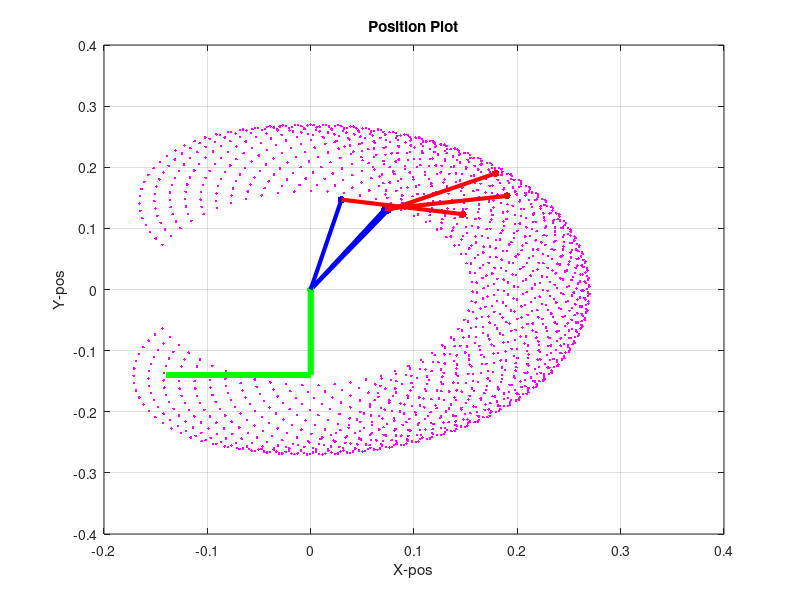

Here is the MATLAB script that generated this plot: (Note: this script raises an error after producing the figure.)
function tdof
   %pkg load instrument-control
   clear
   clc
   
   serialport = 'COM57';
   baudrade = '115200';
   ptitle = 'Serial Data';
   delay = 0.0001;
   
   theta1 = (-1.91986):0.1:(1.91986);
   theta2 = (-1.91986):0.1:(1.91986);
   
   [theta1, theta2] = meshgrid(theta1, theta2);
   markersize = 16;
   l0 = 0.14;
   l1 = 0.15;
   l2 = 0.12;
   a1 = pi/3;
   a2 = -pi/6;
   
   function [x1, y1, x2, y2] = forkin(a1, a2, l1, l2)
     x1 = l1*cos(a1);
     y1 = l1*sin(a1);
     x2 = l1*cos(a1) + l2*cos(a1+a2);
     y2 = l1*sin(a1) + l2*sin(a1+a2);
   end
   [x1, y1, x2, y2] = forkin(theta1, theta2, l1, l2);
   
   plot(x2, y2,'.m');
   %axis([-l0 (l1+l2) -l0 (l1+l2)])
   grid('on')
   title('Position Plot')
   xlabel('X-pos')
   ylabel('Y-pos')
   hold on;
   [x1, y1, x2, y2] = forkin(a1, a2, l1, l2);
   line ([-l0, 0], [-l0 -l0],'Linewidth',4,'Color','g');
   line ([0, 0], [-l0 0],'Linewidth',4,'Color','g');
   plot(0,0,'g.','MarkerSize',markersize);
   line([0 x1],[0 y1],'Linewidth',3,'Color','b');
   plot(x1,y1,'b.','MarkerSize',markersize);
   line([x1 x2],[y1 y2],'Linewidth',3,'Color','r');
   p = plot(x2,y2,'r.','MarkerSize',markersize);
   a1 = pi/2 -.5;
   a2 = -pi/2 + .68;
   [x1, y1, x2, y2] = forkin(a1, a2, l1, l2);
   line ([-l0, 0], [-l0 -l0],'Linewidth',4,'Color','g');
   line ([0, 0], [-l0 0],'Linewidth',4,'Color','g');
   plot(0,0,'g.','MarkerSize',markersize);
   line([0 x1],[0 y1],'Linewidth',3,'Color','b');
   plot(x1,y1,'b.','MarkerSize',markersize);
   line([x1 x2],[y1 y2],'Linewidth',3,'Color','r');
   p = plot(x2,y2,'r.','MarkerSize',markersize);
   a1 = pi/2 - .2;
   a2 = -pi/2;
   [x1, y1, x2, y2] = forkin(a1, a2, l1, l2);
   line ([-l0, 0], [-l0 -l0],'Linewidth',4,'Color','g');
   line ([0, 0], [-l0 0],'Linewidth',4,'Color','g');
   plot(0,0,'g.','MarkerSize',markersize);
   line([0 x1],[0 y1],'Linewidth',3,'Color','b');
   plot(x1,y1,'b.','MarkerSize',markersize);
   line([x1 x2],[y1 y2],'Linewidth',3,'Color','r');
   p = plot(x2,y2,'r.','MarkerSize',markersize);
   %p = plot(x2,y2,'r.','MarkerSize',markersize);
   hold off;
   s = serial(serialport, 'BaudRate', 115200);
   try
   fopen(s);
   figure;
   
   %tic
   b  = -pi/2;
   while (ishandle(p))
       
     data = fscanf(s, '%s');
     c = 0;
     if(~isempty(data))
       clf;
       d = strsplit(data,',');
       if(c > 100)
          disp(str2double(d));
          c = 0; 
       end
       c = c+1;
       [x1, y1, x2, y2] = forkin(str2double(d(1))-b, str2double(d(2)), l1, l2);
       hold on;
       axis([-l0 (l1+l2) -l0 (l1+l2)])
       grid('on')
       xlabel('X-pos')
       ylabel('Y-pos')
       line ([-l0, 0], [-l0 -l0],'Linewidth',4,'Color','g');
       line ([0, 0], [-l0 0],'Linewidth',4,'Color','g');
       plot(0,0,'g.','MarkerSize',markersize);
       line([0 x1],[0 y1],'Linewidth',3,'Color','b');
       plot(x1,y1,'b.','MarkerSize',markersize);
       line([x1 x2],[y1 y2],'Linewidth',3,'Color','r');
       p = plot(x2,y2,'r.','MarkerSize',markersize);
       pause(0.01);
     end
   
   end
   fclose(s);
  catch
   end
end 
